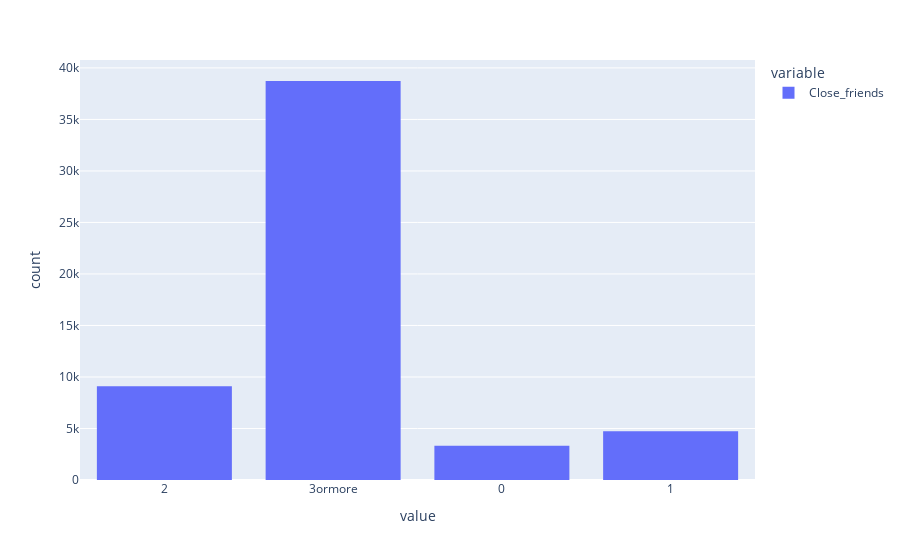

Notebook code cell kept with this figure:
### Markdown cell above
Так как пропусков в 

```python
bullying_df["Close_friends"]
```

±2% их возможно качественно заполнить

### Code cell
px.histogram(bullying_df["Close_friends"])

### Figure 1 — Plotly figure (JSON) as saved in the notebook; plotly's stock layout.template omitted (floating-point values rounded to 4 significant figures; data arrays with more than 128 entries replaced by an {"elided": "..."} marker saying what was removed)
{"data": [{"alignmentgroup": "True", "bingroup": "x", "hovertemplate": "variable=Close_friends<br>value=%{x}<br>count=%{y}<extra></extra>", "legendgroup": "Close_friends", "marker": {"color": "#636efa", "pattern": {"shape": ""}}, "name": "Close_friends", "offsetgroup": "Close_friends", "orientation": "v", "showlegend": true, "type": "histogram", "x": {"elided": "56981 str values"}, "xaxis": "x", "yaxis": "y"}], "layout": {"barmode": "relative", "legend": {"title": {"text": "variable"}, "tracegroupgap": 0}, "margin": {"t": 60}, "xaxis": {"anchor": "y", "domain": [0, 1], "title": {"text": "value"}}, "yaxis": {"anchor": "x", "domain": [0, 1], "title": {"text": "count"}}}}
